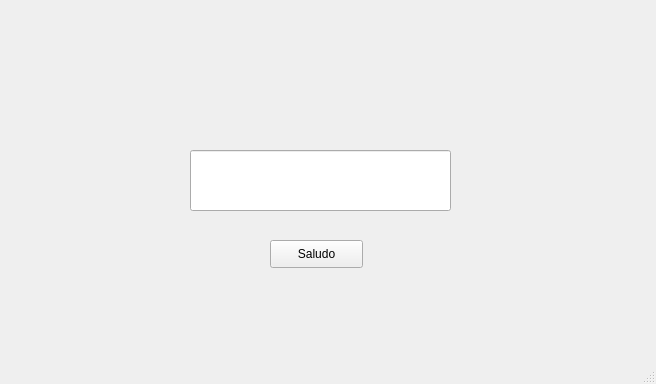
<?xml version="1.0" encoding="UTF-8"?>
<ui version="4.0">
 <class>MainWindow</class>
 <widget class="QMainWindow" name="MainWindow">
  <property name="geometry">
   <rect>
    <x>0</x>
    <y>0</y>
    <width>656</width>
    <height>384</height>
   </rect>
  </property>
  <property name="windowTitle">
   <string>MainWindow</string>
  </property>
  <widget class="QWidget" name="centralwidget">
   <widget class="QLabel" name="lbl_logoUAT">
    <property name="geometry">
     <rect>
      <x>30</x>
      <y>10</y>
      <width>181</width>
      <height>71</height>
     </rect>
    </property>
    <property name="text">
     <string/>
    </property>
    <property name="pixmap">
     <pixmap resource="../recursos.qrc">:/logo/Imagenes/UAT-Escudo-2024.png</pixmap>
    </property>
    <property name="scaledContents">
     <bool>true</bool>
    </property>
   </widget>
   <widget class="QLabel" name="lbl_logoFIT">
    <property name="geometry">
     <rect>
      <x>410</x>
      <y>20</y>
      <width>211</width>
      <height>61</height>
     </rect>
    </property>
    <property name="text">
     <string/>
    </property>
    <property name="pixmap">
     <pixmap resource="../recursos.qrc">:/logo/Imagenes/LogoFIT.png</pixmap>
    </property>
    <property name="scaledContents">
     <bool>true</bool>
    </property>
   </widget>
   <widget class="QLabel" name="lbl_logoCT">
    <property name="geometry">
     <rect>
      <x>570</x>
      <y>270</y>
      <width>71</width>
      <height>51</height>
     </rect>
    </property>
    <property name="text">
     <string/>
    </property>
    <property name="pixmap">
     <pixmap resource="../recursos.qrc">:/logo/Imagenes/logoCT.png</pixmap>
    </property>
    <property name="scaledContents">
     <bool>true</bool>
    </property>
   </widget>
   <widget class="QLineEdit" name="txt_saludo">
    <property name="geometry">
     <rect>
      <x>190</x>
      <y>150</y>
      <width>261</width>
      <height>61</height>
     </rect>
    </property>
    <property name="styleSheet">
     <string notr="true">font: 9pt &quot;Yu Gothic UI&quot;;</string>
    </property>
   </widget>
   <widget class="QPushButton" name="btn_saludo">
    <property name="geometry">
     <rect>
      <x>270</x>
      <y>240</y>
      <width>93</width>
      <height>28</height>
     </rect>
    </property>
    <property name="text">
     <string>Saludo</string>
    </property>
   </widget>
  </widget>
  <widget class="QMenuBar" name="menubar">
   <property name="geometry">
    <rect>
     <x>0</x>
     <y>0</y>
     <width>656</width>
     <height>26</height>
    </rect>
   </property>
  </widget>
  <widget class="QStatusBar" name="statusbar"/>
 </widget>
 <resources>
  <include location="../recursos.qrc"/>
 </resources>
 <connections/>
</ui>
